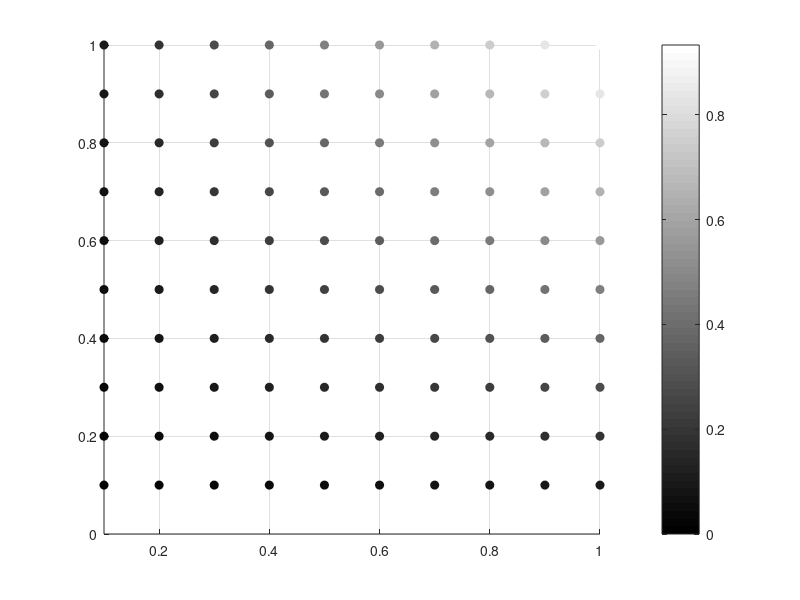

Here is the MATLAB script that generated this plot:
clc;
clear;
close all;

subdivision=10;
step=1/subdivision;

for p=step:step:1
    for q=step:step:1
        scatter(p,q,[],'MarkerEdgeColor',p*q*[1 1 1],'MarkerFaceColor',p*q*[1 1 1]);
        hold on;
    end
end

xlim([0.1 1]);
colormap gray;
colorbar;
grid on;